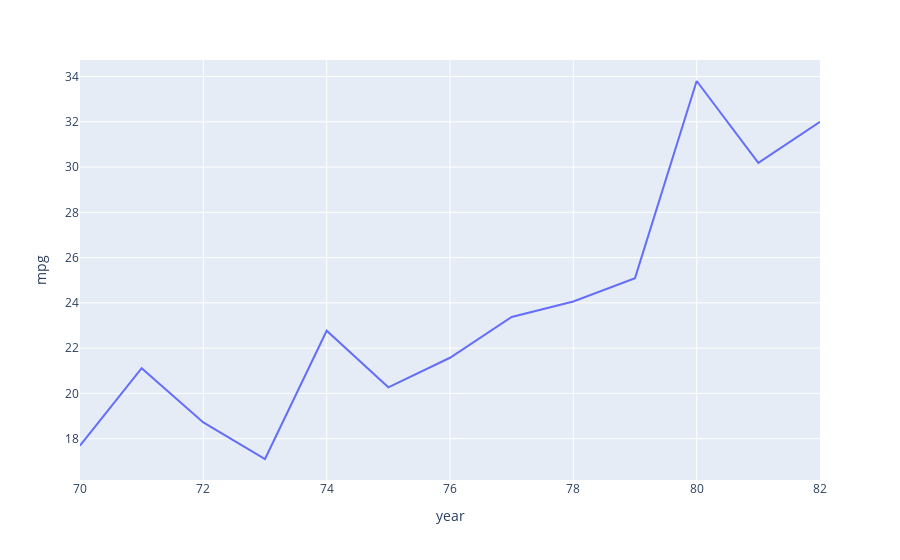

Notebook code cell kept with this figure:
### Markdown cell above
## Exercises

1. Scatter weight vs origin_name
2. Scatter weight vs mpg, color by acceleration
3. Line plot, year vs mpg
4. Histogram of mpg values

### Code cell
px.line(auto.pivot_table(index='year', values='mpg'), y='mpg')

### Figure 1 — Plotly figure (JSON) as saved in the notebook; plotly's stock layout.template omitted (floating-point values rounded to 4 significant figures)
{"data": [{"hovertemplate": "year=%{x}<br>mpg=%{y}<extra></extra>", "legendgroup": "", "line": {"color": "#636efa", "dash": "solid"}, "mode": "lines", "name": "", "orientation": "v", "showlegend": false, "type": "scatter", "x": [70, 71, 72, 73, 74, 75, 76, 77, 78, 79, 80, 81, 82], "xaxis": "x", "y": [17.69, 21.11, 18.71, 17.1, 22.77, 20.27, 21.57, 23.38, 24.06, 25.09, 33.8, 30.19, 32], "yaxis": "y"}], "layout": {"autosize": true, "legend": {"tracegroupgap": 0}, "margin": {"t": 60}, "xaxis": {"anchor": "y", "autorange": true, "domain": [0, 1], "range": [70, 82], "title": {"text": "year"}, "type": "linear"}, "yaxis": {"anchor": "x", "autorange": true, "domain": [0, 1], "range": [16.17, 34.73], "title": {"text": "mpg"}, "type": "linear"}}}
